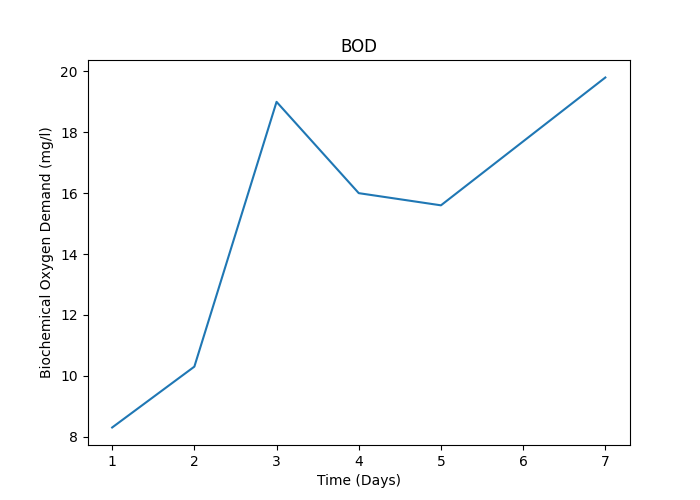

This figure's Python source:
"""
BOD.

- 2025-08-31: Created
"""
from matplotlib import pyplot as plt
from pydataset import data
import os

dataset_name = 'BOD'
# data(dataset_name, show_doc=True)
df = data(dataset_name)
print(df.head())

ax = df.plot('Time', 'demand', legend=False)
ax.set_ylabel('Biochemical Oxygen Demand (mg/l)')
ax.set_xlabel('Time (Days)')
ax.set_title(dataset_name)

if 'pydataset' in os.getcwd():
    plt.savefig(dataset_name)
else:
    plt.savefig(os.path.join('pydataset', dataset_name))
